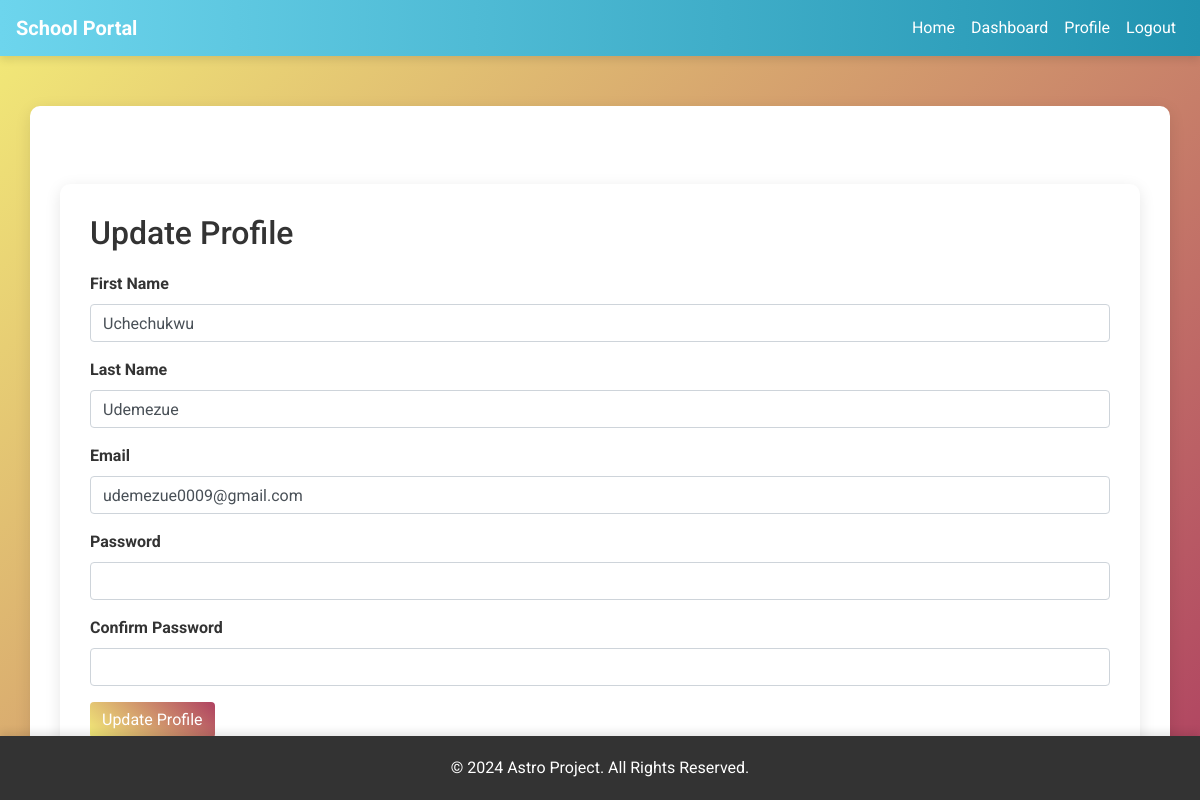
Page /principal/profile (signed in) on the committed database.
### school_project/models.py (models this page shows, shortened)
class User(UserMixin, db.Model):
    __tablename__ = 'users'
    id = db.Column(db.Integer, primary_key=True)
    is_teacher = db.Column(db.Boolean, default=False)
    first_name = db.Column(db.String(225), nullable=False)
    last_name = db.Column(db.String(225), nullable=False)
    username = db.Column(db.String(150), unique=True, nullable=True)
    email = db.Column(db.String(150), unique=True, nullable=True)
    is_student = db.Column(db.Boolean, default=False)
    is_parent = db.Column(db.Boolean, default=False)
    password = db.Column(db.String(200), nullable=True)
    role = db.Column(db.String(20), nullable=False)
    student = db.relationship('Student', back_populates='user', uselist=False)
    teacher = db.relationship('Teacher', back_populates='user', uselist=False)
    parent = db.relationship('Parent', back_populates='user', uselist=False)
    principal = db.relationship(
        'Principal', back_populates='user', uselist=False)
    schools = db.relationship('School', back_populates='principal')
    pins = db.relationship('Pin', back_populates='user',
                           lazy='dynamic')
    reset_token_expiration = db.Column(db.DateTime, nullable=True)
    reset_token = db.Column(db.String(36), unique=True, nullable=True)
    classes = db.relationship(
        'Class', secondary=class_teachers, back_populates='teachers')
    def is_student(self):
        return self.student is not None
    def is_teacher(self):
        return self.teacher is not None

### school_project/principal/views.py (the view, shortened to what this page needs)
@principal.route('/principal/profile', methods=['GET', 'POST'])
@login_required
def update_profile():
    if current_user.role != 'principal':
        flash('Unauthorized access!', 'danger')
        return redirect(url_for('core.index'))
    form = PrincipalProfileForm(obj=current_user)
    return render_template('principal_update_profile.html', form=form)

### school_project/forms.py
class PrincipalProfileForm(FlaskForm):
    first_name = StringField('First Name', validators=[DataRequired()])
    last_name = StringField('Last Name', validators=[DataRequired()])
    email = StringField('Email', validators=[DataRequired(), Email()])
    password = PasswordField('Password', validators=[DataRequired()])
    confirm_password = PasswordField('Confirm Password', validators=[
                                     DataRequired(), EqualTo('password')])
    submit = SubmitField('Update Profile')

### school_project/models.py (called while the page is built)
@login_manager.user_loader
def load_user(user_id):
    return User.query.get(int(user_id))

### school_project/templates/principal_update_profile.html (shortened to what this page needs)
{% extends "base.html" %}
{% block content %}
<div class="container mt-5">
    <h2>Update Profile</h2>
    <form method="POST" action="{{ url_for('principal.update_profile') }}">
        <div class="form-group">
            {{ form.first_name.label(class="form-label") }}
            {{ form.first_name(class="form-control") }}
        </div>
        <div class="form-group">
            {{ form.last_name.label(class="form-label") }}
            {{ form.last_name(class="form-control") }}
        </div>
        <div class="form-group">
            {{ form.email.label(class="form-label") }}
            {{ form.email(class="form-control") }}
        </div>
        <div class="form-group">
            {{ form.password.label(class="form-label") }}
            {{ form.password(class="form-control") }}
        </div>
        <div class="form-group">
            {{ form.confirm_password.label(class="form-label") }}
            {{ form.confirm_password(class="form-control") }}
        </div>
        <button type="submit" class="btn btn-primary">Update Profile</button>
    </form>
</div>
{% endblock %}

### school_project/static/css/styles.css (style rules this page uses)
body { font-family: Arial, sans-serif; margin: 0; padding: 0; background-color: #f8f9fa; }
h1, h2, h3 { margin-bottom: 20px; }
.btn { margin-right: 10px; }
.form-label { font-weight: bold; }
.container { padding: 2em; }

### school_project/templates/base.html (style rules this page uses)
body { font-family: 'Roboto', sans-serif; background: linear-gradient(135deg, #f3ec78, #af4261); color: #333; margin: 0; padding: 0; overflow-x: hidden; }
.container { margin-top: 50px; background: #ffffff; padding: 30px; border-radius: 10px; box-shadow: 0 4px 16px rgba(0, 0, 0, 0.1); animation: fadeIn 1s ease-in-out; }
.btn { background: linear-gradient(45deg, #f3ec78, #af4261); color: #fff; border: none; transition: background 0.3s, transform 0.3s; }

### rows in the picture
User: first_name "Uchechukwu", last_name "Udemezue", email "udemezue0009@gmail.com"
